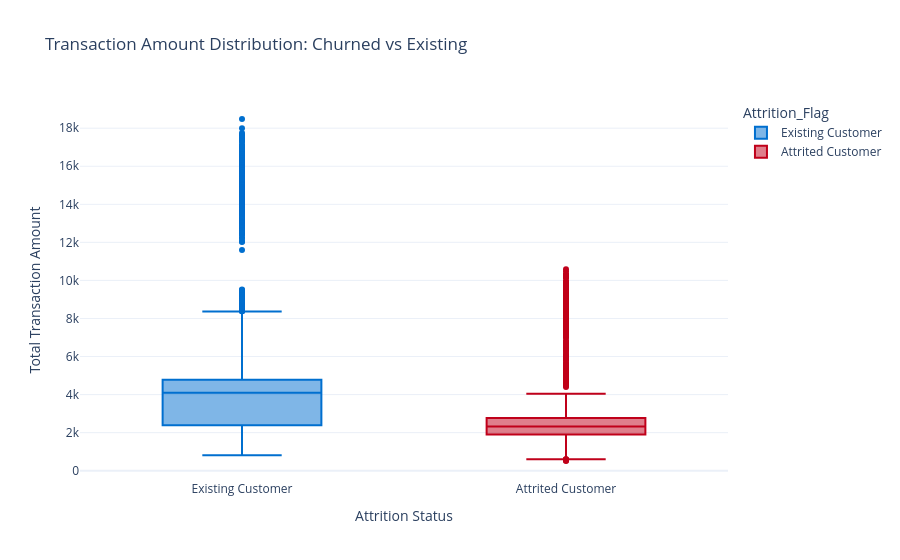

Notebook cell for this chart:
### Code cell
# ── Plot 6: Box plot — Total_Trans_Amt by Attrition_Flag ──────────────
fig6 = px.box(
    df, x='Attrition_Flag', y='Total_Trans_Amt',
    color='Attrition_Flag',
    color_discrete_map={
        'Existing Customer': '#006FCF',
        'Attrited Customer': '#C0001A'
    },
    title='Transaction Amount Distribution: Churned vs Existing',
    template='plotly_white'
)
fig6.update_layout(xaxis_title='Attrition Status', yaxis_title='Total Transaction Amount')
fig6.show()

### Figure 1 — Plotly figure (JSON) as saved in the notebook; plotly's stock layout.template omitted (floating-point values rounded to 4 significant figures; data arrays with more than 128 entries replaced by an {"elided": "..."} marker saying what was removed)
{"data": [{"alignmentgroup": "True", "hovertemplate": "Attrition_Flag=%{x}<br>Total_Trans_Amt=%{y}<extra></extra>", "legendgroup": "Existing Customer", "marker": {"color": "#006FCF"}, "name": "Existing Customer", "notched": false, "offsetgroup": "Existing Customer", "orientation": "v", "showlegend": true, "type": "box", "x": {"elided": "8500 str values"}, "x0": " ", "xaxis": "x", "y": {"elided": "8500 int values"}, "y0": " ", "yaxis": "y"}, {"alignmentgroup": "True", "hovertemplate": "Attrition_Flag=%{x}<br>Total_Trans_Amt=%{y}<extra></extra>", "legendgroup": "Attrited Customer", "marker": {"color": "#C0001A"}, "name": "Attrited Customer", "notched": false, "offsetgroup": "Attrited Customer", "orientation": "v", "showlegend": true, "type": "box", "x": {"elided": "1627 str values"}, "x0": " ", "xaxis": "x", "y": {"elided": "1627 int values"}, "y0": " ", "yaxis": "y"}], "layout": {"boxmode": "overlay", "legend": {"title": {"text": "Attrition_Flag"}, "tracegroupgap": 0}, "title": {"text": "Transaction Amount Distribution: Churned vs Existing"}, "xaxis": {"anchor": "y", "categoryarray": ["Existing Customer", "Attrited Customer"], "categoryorder": "array", "domain": [0, 1], "title": {"text": "Attrition Status"}}, "yaxis": {"anchor": "x", "domain": [0, 1], "title": {"text": "Total Transaction Amount"}}}}
